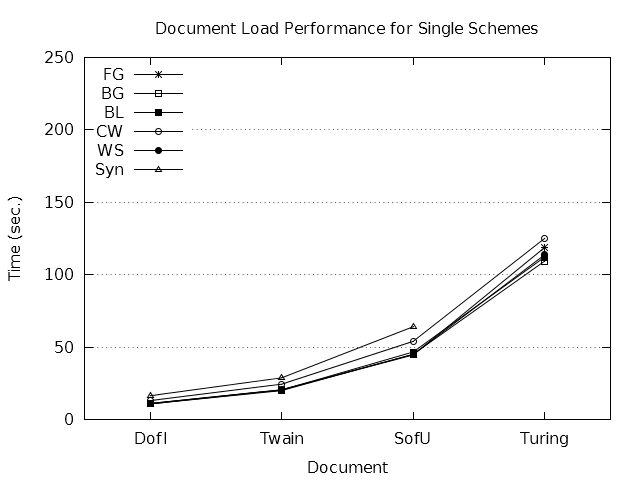

Source code (gnuplot):
terminal = "pngcairo"
output = "load-one.png"

if (!exists("input")) input = "spd-one.dat"

set datafile missing "-"
stats input using 2 nooutput

if (!exists("schemeCount")) {
	schemeCount = STATS_blocks
}

if (!exists("fileCount")) {
	fileCount = (STATS_records + STATS_invalid) / STATS_blocks
}

if (exists("terminal")) {
	set terminal terminal mono solid
}
else {
	set terminal windows monochrome solid
}

if (exists("output")) set output output

set title "Document Load Performance for Single Schemes"
set style data linespoints
set key autotitle columnhead left top

set ylabel "Time (sec.)"
set yrange [ 0 : 250 ]
set ytics 50
set grid ytics

set xlabel "Document"
set xrange [ -0.5 : fileCount - 0.5 ]

plot for [ i = 1 : schemeCount ] input using ($2) : xticlabels(1) index i - 1 pointtype i + 2
